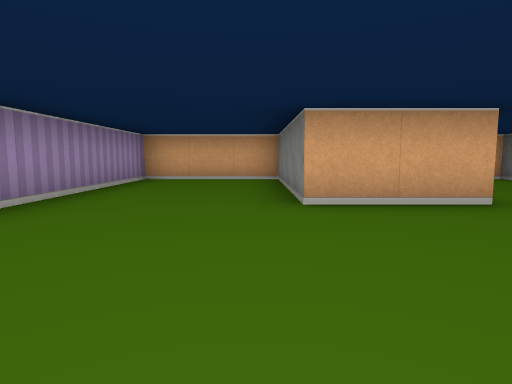
[1] (above)

12 first-person views from a walk through a cub3D maze. The camera is about half as high as the walls, tilts 6° down and sees 75° across. The floor is counted in squares. Each view is taken from the middle of a square. On the plan, view 1 faces up. The plan holds only what a view shows up to about 9 squares ahead; the rest is blank.

[2]
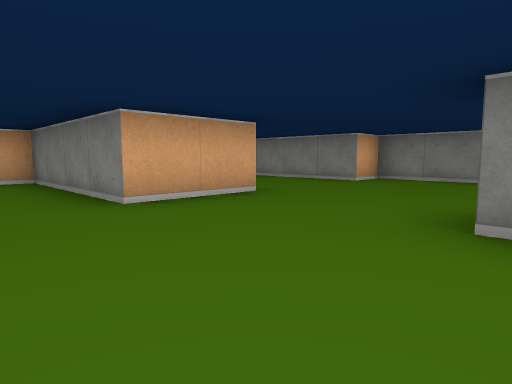

[3]
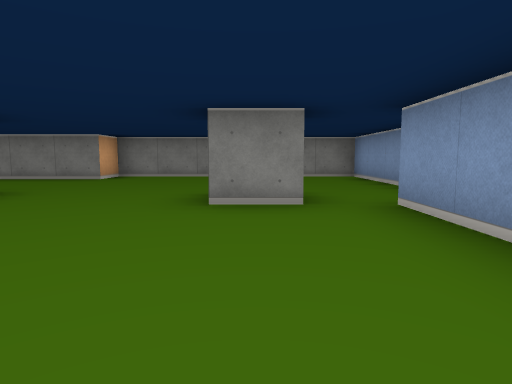

[4]
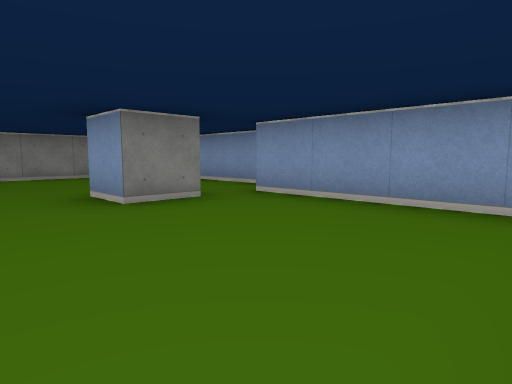

[5]
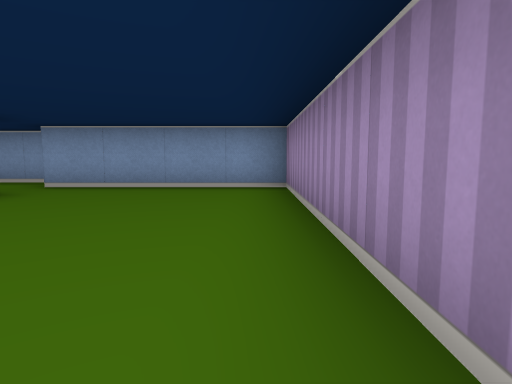

[6]
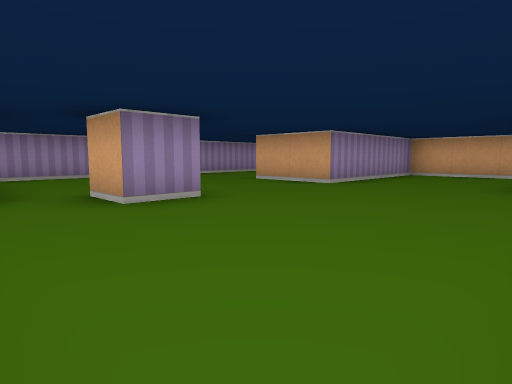

[7]
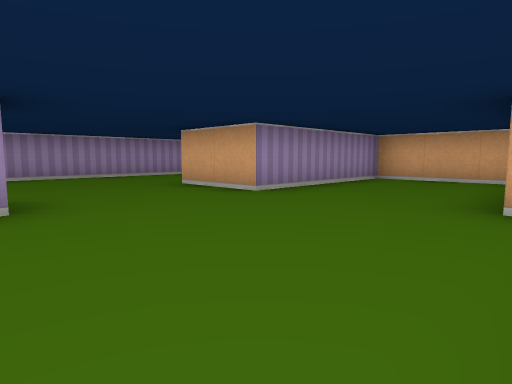

[8]
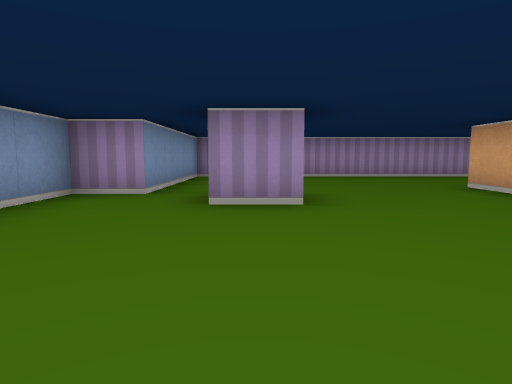

[9]
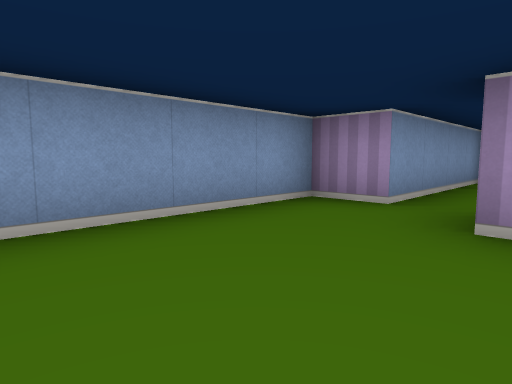

[10]
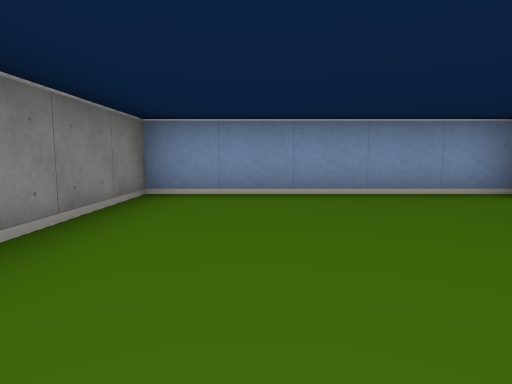

[11]
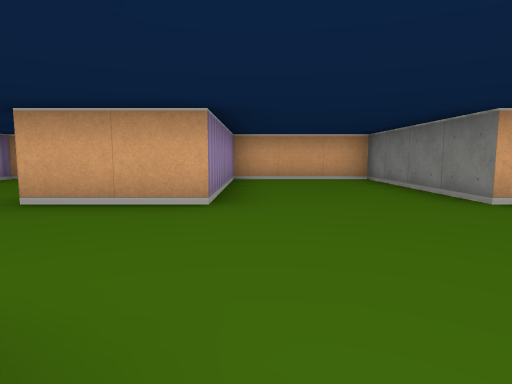

[12]
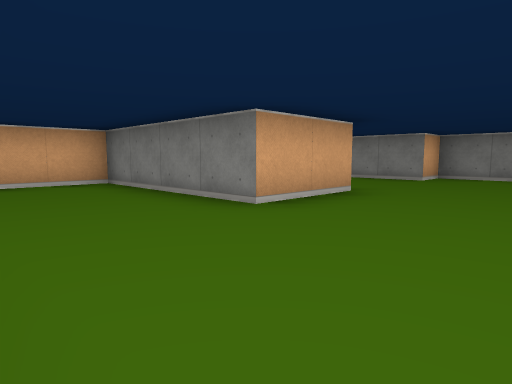

### Floor plan
Points are (right, up) in squares from view 1. A wall is a line through its corners. A room is listed if a view was taken in it or the views show most of it. See-through windows are left out.
Room 1 (views 1, 2, 3, 4, 5, 6, 7, 8, 9, 10, 11, 12)
walls: (1.5, 0.5) (2.5, 0.5) (2.5, -0.5) (1.5, -0.5) (1.5, 0.5); (2.5, 3.5) (0.5, 3.5) (0.5, 7.5) (-2.5, 7.5) (-2.5, -1.5) (1.5, -1.5) (1.5, -2.5) (6.5, -2.5) (6.5, 3.5) (5.5, 3.5) (5.5, 7.5) (2.5, 7.5) (2.5, 3.5)

Positions as (right, up) in squares from view 1, and headings:
1: (0, 0), facing up
2: (-1, 0), facing up-right
3: (-2, 0), facing right
4: (-2, 2), facing down-right
5: (-2, 4), facing down
6: (6, -2), facing up-left
7: (6, 0), facing up-left
8: (6, 0), facing left
9: (5, 0), facing down-left
10: (5, 2), facing down
11: (3, 0), facing up
12: (-2, 1), facing up-right
